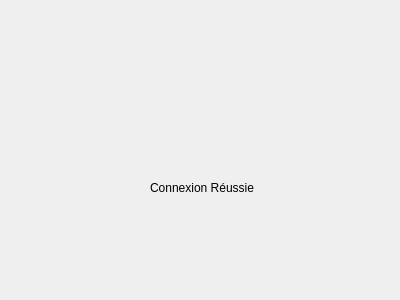
<?xml version="1.0" encoding="UTF-8"?>
<ui version="4.0">
 <class>Dialog1</class>
 <widget class="QDialog" name="Dialog1">
  <property name="geometry">
   <rect>
    <x>0</x>
    <y>0</y>
    <width>400</width>
    <height>300</height>
   </rect>
  </property>
  <property name="windowTitle">
   <string>Dialog</string>
  </property>
  <widget class="QLabel" name="label">
   <property name="geometry">
    <rect>
     <x>150</x>
     <y>180</y>
     <width>151</width>
     <height>16</height>
    </rect>
   </property>
   <property name="text">
    <string>Connexion Réussie </string>
   </property>
  </widget>
 </widget>
 <resources/>
 <connections/>
</ui>
